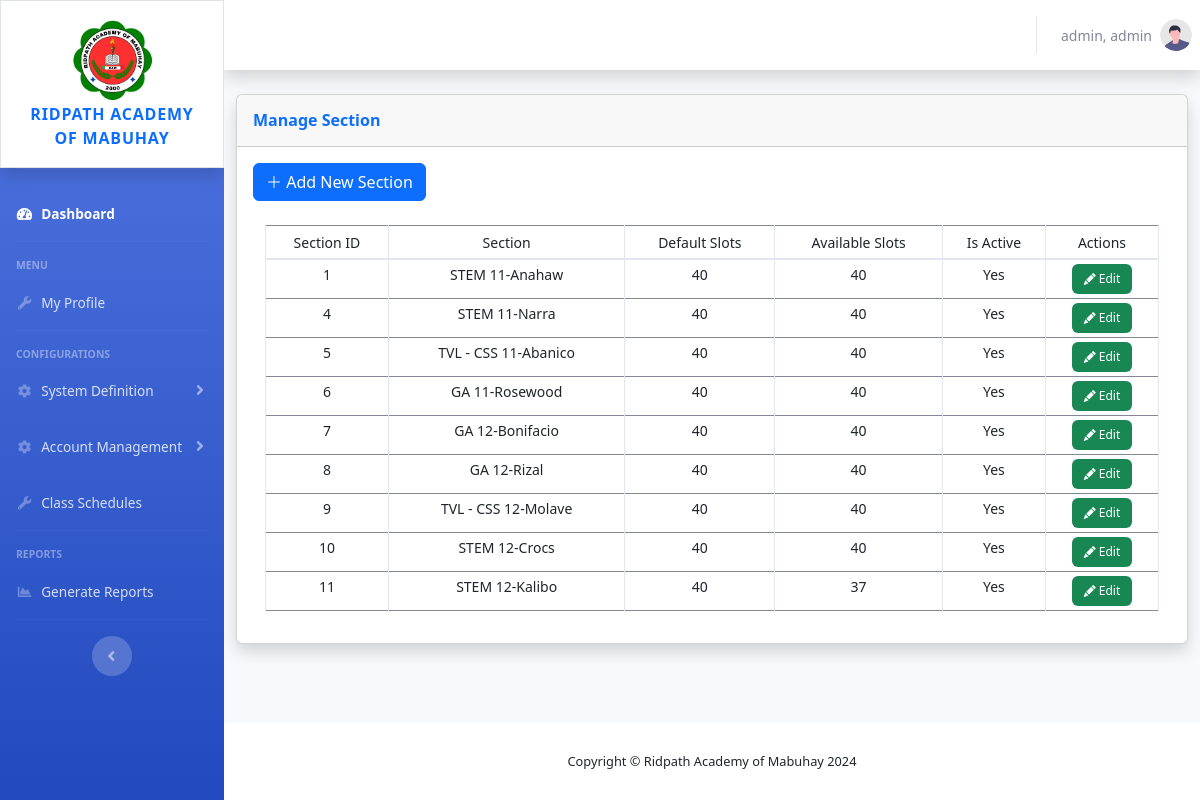
Page /admin/section.php (signed in) on the committed database.
### tables this page shows
CREATE TABLE `sections` (
  `sectionID` int(254) NOT NULL,
  `strandID` int(254) NOT NULL,
  `gradelevel` varchar(5) NOT NULL,
  `sectionname` varchar(254) NOT NULL,
  `defaultslots` int(20) NOT NULL,
  `currentavailableslot` int(20) NOT NULL,
  `isactive` varchar(10) NOT NULL
);

CREATE TABLE `strands` (
  `strandID` int(254) NOT NULL,
  `strandname` varchar(254) NOT NULL,
  `abbreviation` varchar(254) NOT NULL,
  `isactive` varchar(10) NOT NULL
);

### admin/section.php (the view, shortened to what this page needs)
<?php
require '../shared/header.php';
?>
<div class="container-fluid">
    <div class="row">
        <div class="col-xl-12 col-lg-12">
            <div class="card shadow mb-4">
                <div
                    class="card-header py-3 d-flex flex-row align-items-center justify-content-between">
                    <h6 class="m-0 font-weight-bold text-primary">Manage Section</h6>
                </div>
                <div class="card-body">
                    <div class="row" id="page-btn-container">
                        <div class="col-4">
                            <button class="btn btn-primary" id="page-btn" data-bs-toggle="modal" data-bs-target="#modal-Add"><i class="bi bi-plus-lg"></i> Add New Section</button>
                        </div>
                    </div>
                    <div class="container">
                        <div class="table-responsive mt-4">
                            <table class="table table-hover table-bordered table-sm w-100" id="table">
                                <thead>
                                    <tr>
                                        <th scope="col" class="text-center" id="th"><small>Section ID</small></th>
                                        <th scope="col" class="text-center" id="th"><small>Section</small></th>
                                        <th scope="col" class="text-center" id="th"><small>Default Slots</small></th>
                                        <th scope="col" class="text-center" id="th"><small>Available Slots</small></th>
                                        <th scope="col" class="text-center" id="th"><small>Is Active</small></th>
                                        <th scope="col" class="text-center" id="th"><small>Actions</small></th>
                                    </tr>
                                </thead>
                                <tbody>
                                    <?php
                                    $fetchQuery = "SELECT * FROM sections ss
                                    LEFT JOIN strands st ON ss.strandID = st.strandID";
                                    $fetchedData = mysqli_query($conn, $fetchQuery);
                                    while ($DataArray = mysqli_fetch_assoc($fetchedData)) {
                                        $ID = $DataArray['sectionID'];
                                        $SectionName = $DataArray['sectionname'];
                                        $abbreviation = $DataArray['abbreviation'];
                                        $gradelevel = $DataArray['gradelevel'];
                                        $status = $DataArray['isactive'];
                                        $defaultslots = $DataArray['defaultslots'];
                                        $availableslots = $DataArray['currentavailableslot'];
                                    ?>
                                        <tr>
                                            <td class="text-center" id="td"><?php echo $ID; ?></td>
                                            <td class="text-center" id="td"><?php echo $abbreviation." ".$gradelevel."-".$SectionName; ?></td>
                                            <td class="text-center" id="td"><?php echo $defaultslots; ?></td>
                                            <td class="text-center" id="td"><?php echo $availableslots; ?></td>
                                            <td class="text-center" id="td"><?php echo $status; ?></td>
                                            <td class="text-center" id="td">
                                                <button class="btn btn-success border-0" title="Edit" id="table-button"
                                                    data-bs-toggle="modal"
                                                    data-bs-target="#modal-Edit"
                                                    data-bs-SectionID="<?php echo $ID; ?>">
                                                    <i class="bi bi-pencil-fill" id="table-btn-icon"></i> <span id="tablebutton-text">Edit</span>
                                                </button>
                                            </td>
                                        </tr>
                                    <?php
                                    }
                                    ?>
                                </tbody>
                            </table>
                        </div>
                    </div>
                </div>
            </div>
        </div>
    </div>
</div>
</div>
<?php
require '../shared/footer.php';
?>

### css/style.css (style rules this page uses)
td { font-size: 14px; }
#table-button { font-size: 12px; }

### rows in the picture
sections: sectionID "1", strandID.abbreviation "STEM", gradelevel "11", sectionname "Anahaw", defaultslots "40", currentavailableslot "40", strandID.isactive "Yes"
sections: sectionID "4", strandID.abbreviation "STEM", gradelevel "11", sectionname "Narra", defaultslots "40", currentavailableslot "40", strandID.isactive "Yes"
sections: sectionID "5", strandID.abbreviation "TVL - CSS", gradelevel "11", sectionname "Abanico", defaultslots "40", currentavailableslot "40", strandID.isactive "Yes"
sections: sectionID "6", strandID.abbreviation "GA", gradelevel "11", sectionname "Rosewood", defaultslots "40", currentavailableslot "40", strandID.isactive "Yes"
sections: sectionID "7", strandID.abbreviation "GA", gradelevel "12", sectionname "Bonifacio", defaultslots "40", currentavailableslot "40", strandID.isactive "Yes"
sections: sectionID "8", strandID.abbreviation "GA", gradelevel "12", sectionname "Rizal", defaultslots "40", currentavailableslot "40", strandID.isactive "Yes"
sections: sectionID "9", strandID.abbreviation "TVL - CSS", gradelevel "12", sectionname "Molave", defaultslots "40", currentavailableslot "40", strandID.isactive "Yes"
sections: sectionID "10", strandID.abbreviation "STEM", gradelevel "12", sectionname "Crocs", defaultslots "40", currentavailableslot "40", strandID.isactive "Yes"
sections: sectionID "11", strandID.abbreviation "STEM", gradelevel "12", sectionname "Kalibo", defaultslots "40", currentavailableslot "37", strandID.isactive "Yes"

### other values in the picture
$_SESSION['logged_username'] "admin, admin"
